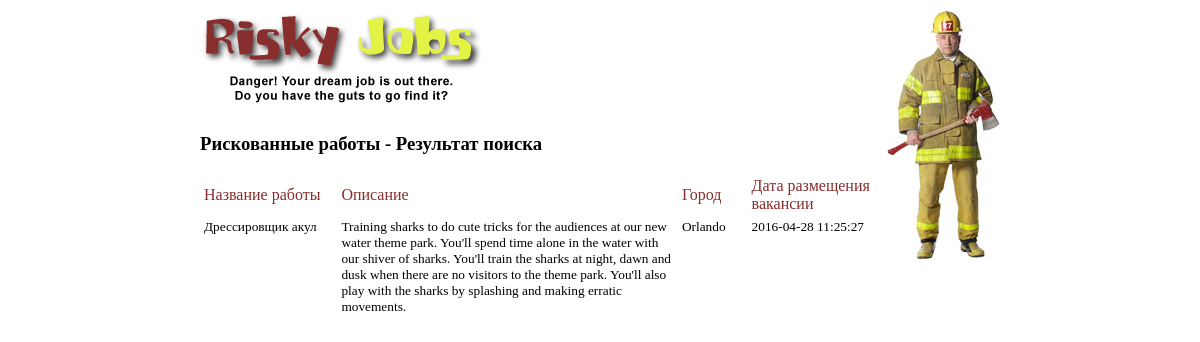
Page /riskyjobs/search.php?usersearch=Дрессировщик акул on the committed database.
### tables this page shows
CREATE TABLE riskyjobs (
  job_id INT AUTO_INCREMENT PRIMARY KEY,
  title VARCHAR(200),
  description MEDIUMTEXT,
  city VARCHAR(100),
  company VARCHAR(30),
  date_posted TIMESTAMP DEFAULT CURRENT_TIMESTAMP ON UPDATE CURRENT_TIMESTAMP
);

### riskyjobs/search.php (the view, shortened to what this page needs)
<!DOCTYPE html>
<html>
<head>
  <link rel="stylesheet" type="text/css" href="css/style.css">
</head>
<body class="page">
  <img src="images/riskyjobs_title.gif" alt="Risky Jobs">
  <img src="images/riskyjobs_fireman.jpg" alt="Risky Jobs" style="float:right">
  <h3>Рискованные работы - Результат поиска</h3>
<?php
$user_search = $_GET['usersearch'];
echo '<table border="0" cellpadding="2">';
echo '<tr class="heading">';
echo '<td>Название работы</td><td>Описание</td><td>Город</td><td>Дата размещения вакансии</td>';
echo '</tr>';
$connect = mysqli_connect(DB_HOST, DB_USER, DB_PASSWORD, DB_NAME)
	or handle_error("Возникла проблема с подключением к базе данных.", error_get_last());
mysqli_set_charset($connect, 'UTF8');
$query = "SELECT * FROM riskyjobs WHERE title = '$user_search'";
$result = mysqli_query($connect, $query);
while ($row = mysqli_fetch_array($result)) {
    echo '<tr class="results">';
    echo '<td valign="top" width="20%">' . $row['title'] . '</td>';
    echo '<td valign="top" width="50%">' . $row['description'] . '</td>';
    echo '<td valign="top" width="10%">' . $row['city'] . '</td>';
    echo '<td valign="top" width="20%">' . $row['date_posted'] . '</td>';
    echo '</tr>';
}
echo '</table>';
?>
</body>
</html>

### riskyjobs/css/style.css (style rules this page uses)
tr.heading { color: #882E2C; }
tr.results { font-size: smaller; color: #000000; }
.page { width: 800px; margin: 10px auto; }

### rows in the picture
riskyjobs: title "Дрессировщик акул", description "Training sharks to do cute tricks for the audiences at our new water theme park. You'll spend time alone in the water with our shiver of sharks. You'll train the sharks at night, dawn and dusk when there are no visitors to the theme park. You'll also play with the sharks by splashing and making erratic movements.", city "Orlando", date_posted "2016-04-28 11:25:27"
